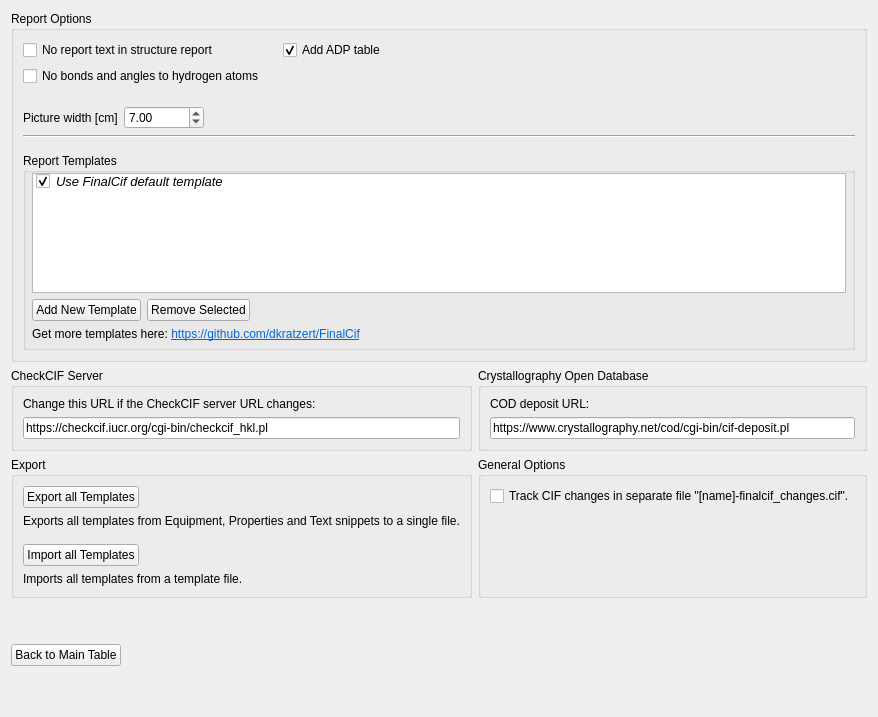
          <widget class="QWidget" name="page_options">
           <layout class="QGridLayout" name="gridLayout_12">
            <item row="8" column="0">
             <widget class="QPushButton" name="BackFromOptionspPushButton">
              <property name="sizePolicy">
               <sizepolicy hsizetype="Fixed" vsizetype="Fixed">
                <horstretch>0</horstretch>
                <verstretch>0</verstretch>
               </sizepolicy>
              </property>
              <property name="text">
               <string>Back to Main Table</string>
              </property>
             </widget>
            </item>
            <item row="9" column="0">
             <spacer name="verticalSpacer_5">
              <property name="orientation">
               <enum>Qt::Vertical</enum>
              </property>
              <property name="sizeType">
               <enum>QSizePolicy::Preferred</enum>
              </property>
              <property name="sizeHint" stdset="0">
               <size>
                <width>20</width>
                <height>40</height>
               </size>
              </property>
             </spacer>
            </item>
            <item row="8" column="1" colspan="3">
             <spacer name="horizontalSpacer_14">
              <property name="orientation">
               <enum>Qt::Horizontal</enum>
              </property>
              <property name="sizeHint" stdset="0">
               <size>
                <width>40</width>
                <height>20</height>
               </size>
              </property>
             </spacer>
            </item>
            <item row="7" column="0">
             <spacer name="verticalSpacer_6">
              <property name="orientation">
               <enum>Qt::Vertical</enum>
              </property>
              <property name="sizeType">
               <enum>QSizePolicy::Expanding</enum>
              </property>
              <property name="sizeHint" stdset="0">
               <size>
                <width>20</width>
                <height>40</height>
               </size>
              </property>
             </spacer>
            </item>
            <item row="6" column="0" colspan="2">
             <widget class="QGroupBox" name="groupBox_8">
              <property name="title">
               <string>Export</string>
              </property>
              <layout class="QVBoxLayout" name="verticalLayout_34">
               <item alignment="Qt::AlignLeft">
                <widget class="QPushButton" name="ExportAllTemplatesPushButton">
                 <property name="text">
                  <string>Export all Templates</string>
                 </property>
                </widget>
               </item>
               <item>
                <widget class="QLabel" name="label_18">
                 <property name="text">
                  <string>Exports all templates from Equipment, Properties and Text snippets to a single file.</string>
                 </property>
                </widget>
               </item>
               <item>
                <spacer name="verticalSpacer">
                 <property name="orientation">
                  <enum>Qt::Vertical</enum>
                 </property>
                 <property name="sizeType">
                  <enum>QSizePolicy::Fixed</enum>
                 </property>
                 <property name="sizeHint" stdset="0">
                  <size>
                   <width>20</width>
                   <height>10</height>
                  </size>
                 </property>
                </spacer>
               </item>
               <item alignment="Qt::AlignLeft">
                <widget class="QPushButton" name="ImportAllTemplatesPushButton">
                 <property name="text">
                  <string>Import all Templates</string>
                 </property>
                </widget>
               </item>
               <item>
                <widget class="QLabel" name="label_17">
                 <property name="text">
                  <string>Imports all templates from a template file.</string>
                 </property>
                </widget>
               </item>
              </layout>
             </widget>
            </item>
            <item row="2" column="0" colspan="2">
             <widget class="QGroupBox" name="groupBox_7">
              <property name="title">
               <string>CheckCIF Server</string>
              </property>
              <layout class="QFormLayout" name="formLayout_4">
               <item row="0" column="0" colspan="2">
                <widget class="QLabel" name="label_4">
                 <property name="text">
                  <string>Change this URL if the CheckCIF server URL changes:</string>
                 </property>
                </widget>
               </item>
               <item row="1" column="0" colspan="2">
                <widget class="QLineEdit" name="CheckCIFServerURLTextedit">
                 <property name="sizePolicy">
                  <sizepolicy hsizetype="Expanding" vsizetype="Fixed">
                   <horstretch>0</horstretch>
                   <verstretch>0</verstretch>
                  </sizepolicy>
                 </property>
                 <property name="minimumSize">
                  <size>
                   <width>300</width>
                   <height>0</height>
                  </size>
                 </property>
                 <property name="text">
                  <string>https://checkcif.iucr.org/cgi-bin/checkcif_hkl.pl</string>
                 </property>
                </widget>
               </item>
              </layout>
             </widget>
            </item>
            <item row="1" column="0" colspan="4">
             <widget class="QGroupBox" name="groupBox_5">
              <property name="title">
               <string>Report Options</string>
              </property>
              <layout class="QFormLayout" name="formLayout_5">
               <item row="3" column="0" colspan="2">
                <layout class="QHBoxLayout" name="horizontalLayout_6">
                 <property name="topMargin">
                  <number>0</number>
                 </property>
                 <property name="rightMargin">
                  <number>0</number>
                 </property>
                 <item>
                  <widget class="QLabel" name="PictureWidthLabel">
                   <property name="text">
                    <string>Picture width [cm]</string>
                   </property>
                  </widget>
                 </item>
                 <item>
                  <widget class="QDoubleSpinBox" name="PictureWidthDoubleSpinBox">
                   <property name="sizePolicy">
                    <sizepolicy hsizetype="Fixed" vsizetype="Fixed">
                     <horstretch>0</horstretch>
                     <verstretch>0</verstretch>
                    </sizepolicy>
                   </property>
                   <property name="minimumSize">
                    <size>
                     <width>80</width>
                     <height>0</height>
                    </size>
                   </property>
                   <property name="value">
                    <double>7.000000000000000</double>
                   </property>
                  </widget>
                 </item>
                 <item>
                  <spacer name="horizontalSpacer_20">
                   <property name="orientation">
                    <enum>Qt::Horizontal</enum>
                   </property>
                   <property name="sizeHint" stdset="0">
                    <size>
                     <width>40</width>
                     <height>20</height>
                    </size>
                   </property>
                  </spacer>
                 </item>
                 <item>
                  <spacer name="horizontalSpacer_18">
                   <property name="orientation">
                    <enum>Qt::Horizontal</enum>
                   </property>
                   <property name="sizeHint" stdset="0">
                    <size>
                     <width>40</width>
                     <height>20</height>
                    </size>
                   </property>
                  </spacer>
                 </item>
                </layout>
               </item>
               <item row="4" column="0" colspan="2">
                <widget class="Line" name="line_4">
                 <property name="orientation">
                  <enum>Qt::Horizontal</enum>
                 </property>
                </widget>
               </item>
               <item row="5" column="0">
                <widget class="Line" name="line_3">
                 <property name="orientation">
                  <enum>Qt::Horizontal</enum>
                 </property>
                </widget>
               </item>
               <item row="6" column="0" colspan="2">
                <widget class="QGroupBox" name="groupBox_6">
                 <property name="title">
                  <string>Report Templates</string>
                 </property>
                 <layout class="QGridLayout" name="gridLayout_13">
                  <property name="leftMargin">
                   <number>6</number>
                  </property>
                  <property name="topMargin">
                   <number>0</number>
                  </property>
                  <property name="rightMargin">
                   <number>6</number>
                  </property>
                  <property name="bottomMargin">
                   <number>6</number>
                  </property>
                  <item row="2" column="0">
                   <widget class="QPushButton" name="AddNewTemplPushButton">
                    <property name="text">
                     <string>Add New Template</string>
                    </property>
                   </widget>
                  </item>
                  <item row="2" column="1">
                   <widget class="QPushButton" name="RemoveTemplPushButton">
                    <property name="text">
                     <string>Remove Selected</string>
                    </property>
                   </widget>
                  </item>
                  <item row="0" column="0" colspan="3">
                   <layout class="QVBoxLayout" name="verticalLayout_2">
                    <property name="topMargin">
                     <number>0</number>
                    </property>
                    <item>
                     <widget class="QListWidget" name="TemplatesListWidget">
                      <property name="maximumSize">
                       <size>
                        <width>16777215</width>
                        <height>120</height>
                       </size>
                      </property>
                      <property name="font">
                       <font>
                        <pointsize>10</pointsize>
                        <weight>50</weight>
                        <bold>false</bold>
                       </font>
                      </property>
                      <property name="selectionMode">
                       <enum>QAbstractItemView::NoSelection</enum>
                      </property>
                      <property name="selectionRectVisible">
                       <bool>false</bool>
                      </property>
                      <item>
                       <property name="text">
                        <string>Use FinalCif default template</string>
                       </property>
                       <property name="font">
                        <font>
                         <italic>true</italic>
                        </font>
                       </property>
                       <property name="checkState">
                        <enum>Checked</enum>
                       </property>
                      </item>
                     </widget>
                    </item>
                   </layout>
                  </item>
                  <item row="2" column="2">
                   <spacer name="horizontalSpacer_13">
                    <property name="orientation">
                     <enum>Qt::Horizontal</enum>
                    </property>
                    <property name="sizeHint" stdset="0">
                     <size>
                      <width>40</width>
                      <height>20</height>
                     </size>
                    </property>
                   </spacer>
                  </item>
                  <item row="3" column="0" colspan="3">
                   <widget class="QLabel" name="label">
                    <property name="text">
                     <string>&lt;html&gt;&lt;head/&gt;&lt;body&gt;&lt;p&gt;Get more templates here:  &lt;a href=&quot;https://github.com/dkratzert/FinalCif&quot;&gt;&lt;span style=&quot; text-decoration: underline; color:#0068da;&quot;&gt;https://github.com/dkratzert/FinalCif&lt;/span&gt;&lt;/a&gt;&lt;/p&gt;&lt;/body&gt;&lt;/html&gt;</string>
                    </property>
                    <property name="textFormat">
                     <enum>Qt::RichText</enum>
                    </property>
                    <property name="openExternalLinks">
                     <bool>true</bool>
                    </property>
                    <property name="textInteractionFlags">
                     <set>Qt::TextBrowserInteraction</set>
                    </property>
                   </widget>
                  </item>
                 </layout>
                </widget>
               </item>
               <item row="0" column="0">
                <layout class="QVBoxLayout" name="verticalLayout_35">
                 <item>
                  <widget class="QCheckBox" name="ReportTextCheckBox">
                   <property name="text">
                    <string>No report text in structure report</string>
                   </property>
                  </widget>
                 </item>
                 <item>
                  <widget class="QCheckBox" name="HAtomsCheckBox">
                   <property name="text">
                    <string>No bonds and angles to hydrogen atoms</string>
                   </property>
                  </widget>
                 </item>
                </layout>
               </item>
               <item row="0" column="1">
                <layout class="QVBoxLayout" name="verticalLayout_36">
                 <property name="leftMargin">
                  <number>12</number>
                 </property>
                 <item>
                  <widget class="QCheckBox" name="ADPTableCheckBox">
                   <property name="text">
                    <string>Add ADP table</string>
                   </property>
                   <property name="checked">
                    <bool>true</bool>
                   </property>
                  </widget>
                 </item>
                 <item>
                  <spacer name="verticalSpacer_8">
                   <property name="orientation">
                    <enum>Qt::Vertical</enum>
                   </property>
                   <property name="sizeHint" stdset="0">
                    <size>
                     <width>20</width>
                     <height>40</height>
                    </size>
                   </property>
                  </spacer>
                 </item>
                </layout>
               </item>
              </layout>
             </widget>
            </item>
            <item row="2" column="2" colspan="2">
             <widget class="QGroupBox" name="groupBox_COD">
              <property name="title">
               <string>Crystallography Open Database</string>
              </property>
              <layout class="QFormLayout" name="formLayout_6">
               <item row="0" column="0" colspan="2">
                <widget class="QLabel" name="label_7">
                 <property name="text">
                  <string>COD deposit URL:</string>
                 </property>
                </widget>
               </item>
               <item row="1" column="0" colspan="2">
                <widget class="QLineEdit" name="CODURLTextedit">
                 <property name="sizePolicy">
                  <sizepolicy hsizetype="Expanding" vsizetype="Fixed">
                   <horstretch>0</horstretch>
                   <verstretch>0</verstretch>
                  </sizepolicy>
                 </property>
                 <property name="minimumSize">
                  <size>
                   <width>300</width>
                   <height>0</height>
                  </size>
                 </property>
                 <property name="text">
                  <string>https://www.crystallography.net/cod/cgi-bin/cif-deposit.pl</string>
                 </property>
                </widget>
               </item>
              </layout>
             </widget>
            </item>
            <item row="6" column="2" colspan="2">
             <widget class="QGroupBox" name="groupBox_10">
              <property name="title">
               <string>General Options</string>
              </property>
              <layout class="QVBoxLayout" name="verticalLayout_37">
               <item>
                <widget class="QCheckBox" name="trackChangesCifCheckBox">
                 <property name="text">
                  <string>Track CIF changes in separate file &quot;[name]-finalcif_changes.cif&quot;.</string>
                 </property>
                </widget>
               </item>
               <item>
                <spacer name="verticalSpacer_14">
                 <property name="orientation">
                  <enum>Qt::Vertical</enum>
                 </property>
                 <property name="sizeHint" stdset="0">
                  <size>
                   <width>20</width>
                   <height>40</height>
                  </size>
                 </property>
                </spacer>
               </item>
              </layout>
             </widget>
            </item>
           </layout>
          </widget>
